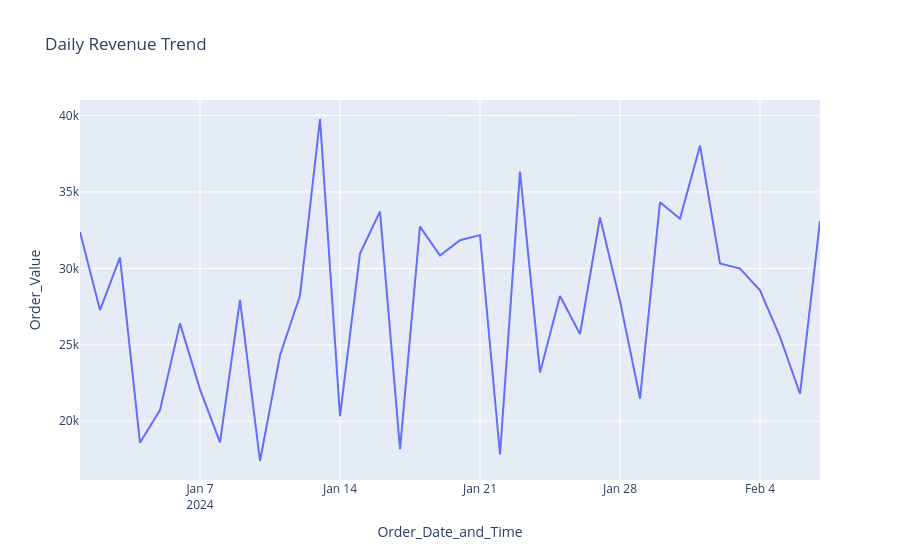

Notebook source saved alongside this figure:
### Code cell
# Revenue Trend
daily_revenue = df.groupby(df['Order_Date_and_Time'].dt.date)['Order_Value'].sum().reset_index()

fig3 = px.line(
    daily_revenue,
    x='Order_Date_and_Time',
    y='Order_Value',
    title='Daily Revenue Trend'
)
fig3.show()

print("\nDashboard Analysis Complete")

### Figure 1 — Plotly figure (JSON) as saved in the notebook; plotly's stock layout.template omitted (floating-point values rounded to 4 significant figures)
{"data": [{"hovertemplate": "Order_Date_and_Time=%{x}<br>Order_Value=%{y}<extra></extra>", "legendgroup": "", "line": {"color": "#636efa", "dash": "solid"}, "marker": {"symbol": "circle"}, "mode": "lines", "name": "", "orientation": "v", "showlegend": false, "x": ["2024-01-01", "2024-01-02", "2024-01-03", "2024-01-04", "2024-01-05", "2024-01-06", "2024-01-07", "2024-01-08", "2024-01-09", "2024-01-10", "2024-01-11", "2024-01-12", "2024-01-13", "2024-01-14", "2024-01-15", "2024-01-16", "2024-01-17", "2024-01-18", "2024-01-19", "2024-01-20", "2024-01-21", "2024-01-22", "2024-01-23", "2024-01-24", "2024-01-25", "2024-01-26", "2024-01-27", "2024-01-28", "2024-01-29", "2024-01-30", "2024-01-31", "2024-02-01", "2024-02-02", "2024-02-03", "2024-02-04", "2024-02-05", "2024-02-06", "2024-02-07"], "xaxis": "x", "y": [32380, 27268, 30722, 18582, 20729, 26400, 22085, 18611, 27942, 17394, 24312, 28219, 39773, 20334, 30963, 33723, 18176, 32732, 30842, 31841, 32173, 17821, 36331, 23191, 28189, 25707, 33326, 27866, 21482, 34324, 33240, 38027, 30314, 29988, 28557, 25513, 21792, 33100], "yaxis": "y", "type": "scatter"}], "layout": {"xaxis": {"anchor": "y", "domain": [0.0, 1.0], "title": {"text": "Order_Date_and_Time"}}, "yaxis": {"anchor": "x", "domain": [0.0, 1.0], "title": {"text": "Order_Value"}}, "legend": {"tracegroupgap": 0}, "title": {"text": "Daily Revenue Trend"}}}
